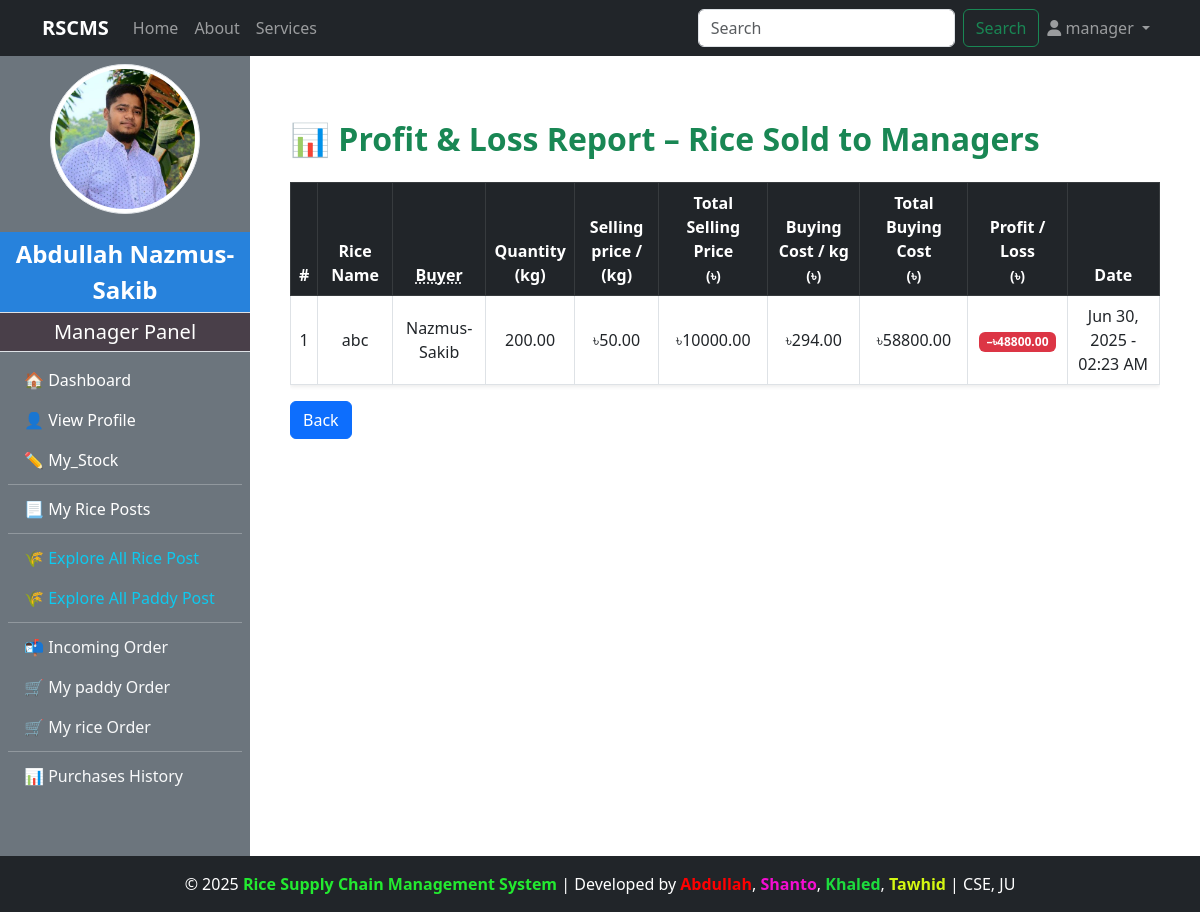
Page /manager/profit_loss_report_for_rice_to_manager/ (signed in) on the earlier database version.
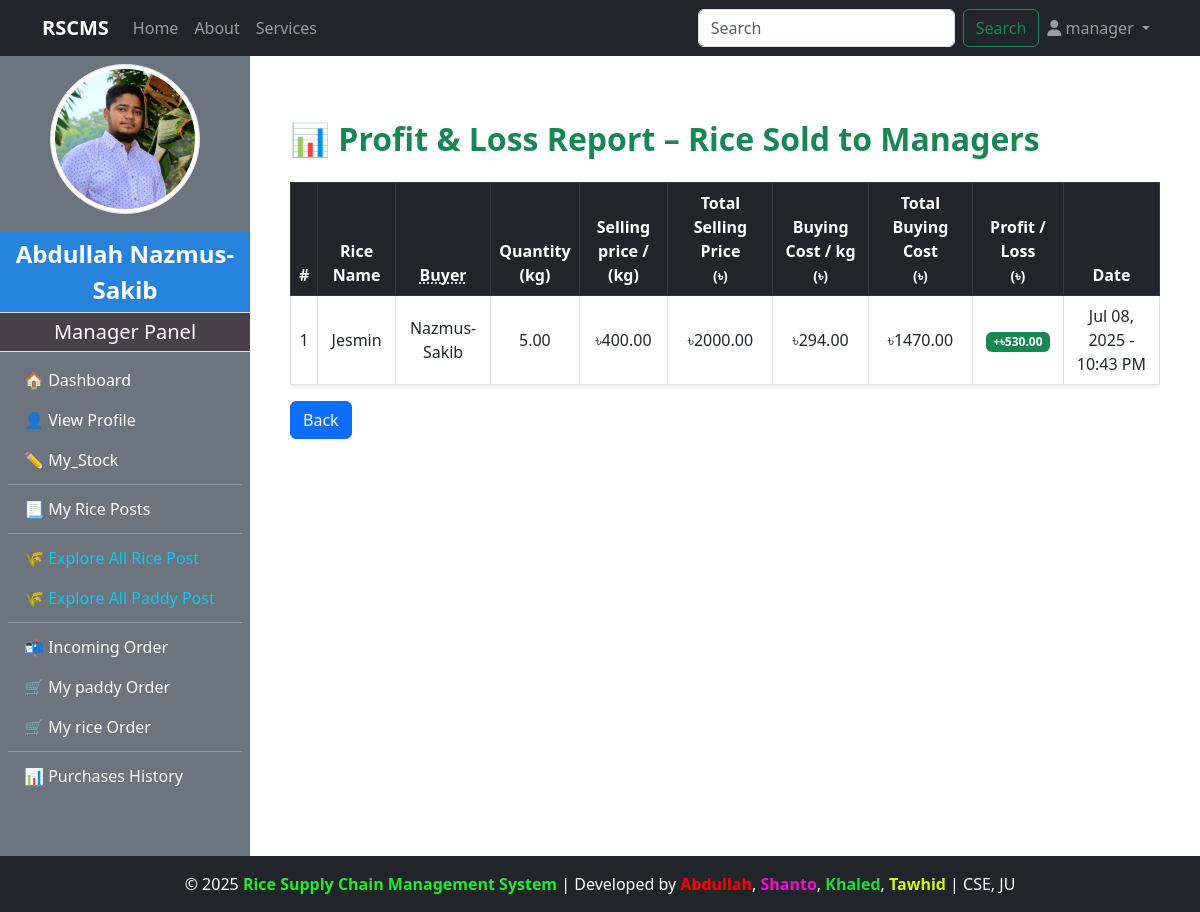
Same page on the later database version.
### manager/models.py (models this page shows, shortened)
class PurchaseRice(models.Model):
    STATUS_CHOICES = [
        ('Pending', 'Pending'),
        ('Accepted', 'Accepted'),
        ('Shipping', 'Shipping'),
        ('Delivered', 'Delivered'),
        ('Successful', 'Successful'),
        ('Cancelled', 'Cancelled'),
    ]
    manager = models.ForeignKey(CustomUser, on_delete=models.CASCADE)
    rice = models.ForeignKey(RicePost, on_delete=models.CASCADE, related_name="PurchaseRice")
    quantity_purchased = models.FloatField()
    total_price = models.DecimalField(max_digits=10, decimal_places=2)
    profit_or_loss = models.FloatField(null=True, blank=True)
    delivery_cost = models.DecimalField(max_digits=6, decimal_places=2, default=0)
    is_confirmed = models.BooleanField(default=False)
    payment = models.BooleanField(default=False)
    status = models.CharField(max_length=20, choices=STATUS_CHOICES, default='Pending')  # ✅ Add this line
    purchase_date = models.DateTimeField(auto_now_add=True)

class RicePost(models.Model):
    manager = models.ForeignKey(CustomUser,on_delete=models.CASCADE, limit_choices_to={'role':'manager'},related_name="managerPost")
    rice_name = models.CharField(max_length=200, blank=True, null=True)
    quality = models.CharField(max_length=100)
    quantity_kg = models.FloatField()
    price_per_kg = models.DecimalField(max_digits=6, decimal_places=2)
    description = models.TextField()
    is_sold = models.BooleanField(default=False)
    rice_image = models.ImageField(upload_to="rice_image/",blank=True,null=True)
    created_at = models.DateTimeField(auto_now_add=True)

class ManagerProfile(models.Model):
    user = models.OneToOneField(CustomUser,on_delete=models.CASCADE,limit_choices_to={'role':'manager'},related_name="managerprofile")
    full_name = models.CharField(max_length=100)
    phone_number = models.CharField(max_length=11)
    transaction_password = models.CharField(blank=True)
    address = models.TextField()
    mill_name = models.CharField(max_length=100)
    mill_location = models.TextField()
    profile_image = models.ImageField(upload_to="manager_profile/",blank=True,null=True)
    experience_year = models.PositiveIntegerField(blank=True, null=True)
    bio = models.TextField(blank=True)
    created_at = models.DateTimeField(auto_now_add=True)

class RiceStock(models.Model):
    manager = models.ForeignKey(
        CustomUser,
        on_delete=models.CASCADE,
        limit_choices_to={'role': 'manager'},
        related_name='rice_stock'
    )
    rice_name = models.CharField(max_length=100)
    quality = models.CharField(max_length=100, blank=True, null=True)
    rice_type = models.CharField(max_length=100, blank=True, null=True)
    stock_quantity = models.FloatField(help_text='In kg')
    total_price = models.DecimalField(
        max_digits=10,
        decimal_places=2,
        default=0,
        help_text="Total value of current stock"
    )
    average_price_per_kg = models.DecimalField(
        max_digits=6,
        decimal_places=2,
        default=0.00
    )
    description = models.TextField(blank=True, null=True)
    is_active = models.BooleanField(default=True)
    created_at = models.DateTimeField(auto_now_add=True)
    updated_at = models.DateTimeField(auto_now=True)
    class Meta:
        verbose_name = "Rice Stock"
        verbose_name_plural = "Rice Stocks"

### manager/views.py (the view)
# urls.py: path("profit_loss_report_for_rice_to_manager/",views.profit_loss_report_for_rice_to_manager,name="profit_loss_report_for_rice_to_manager"),
@login_required(login_url="login")
@user_passes_test(check_manager_and_admin)
def profit_loss_report_for_rice_to_manager(request):
    selling_rice_to_manager = PurchaseRice.objects.filter(
        rice__manager=request.user, status="Successful"
    ).order_by("-purchase_date")
    Owner_manager = PurchaseRice.objects.filter(
        manager=request.user, status="Successful"
    ).order_by("-purchase_date")
    report_data = []
    for selling in Owner_manager:
        selling_rice = RiceStock.objects.get(manager=selling.manager,rice_name = selling.rice.rice_name)
        buying_price_per_kg = selling_rice.average_price_per_kg
        for row in selling_rice_to_manager:
            if row.manager.managerprofile.full_name == selling.rice.manager.managerprofile.full_name:
                try:
                    stock = RiceStock.objects.get( rice_name=row.rice.rice_name)
                    cost_per_kg = stock.average_price_per_kg
                except RiceStock.DoesNotExist:
                    cost_per_kg = Decimal('0.00')
                quantity = Decimal(str(row.quantity_purchased))
                total_cost = buying_price_per_kg * quantity
                selling_price = Decimal(str(row.total_price)) -Decimal(str(row.delivery_cost))
                print(buying_price_per_kg)
                selling_price_per_kg = selling_price / quantity
                profit_or_loss = selling_price - total_cost
                profit_or_loss_abs = abs(profit_or_loss)
                report_data.append({
                    "row": row,
                    "cost_per_kg": selling_rice.average_price_per_kg,
                    "selling_price":selling_price,
                    "selling_price_per_kg":selling_price_per_kg,
                    "total_cost": total_cost,
                    "profit_or_loss": profit_or_loss,
                    "profit_or_loss_abs": profit_or_loss_abs
                })
                context = {
                    "check":1,
                    "report_data": report_data,
                }
                return render(request, "manager/stock/profit_loss_report.html",context)

### admin_panel/context_processors.py (called while the page is built)
def admin_profile(request):
    if request.user.is_authenticated:
        try:
            admin = AdminProfile.objects.get(user=request.user)
            return {'admin': admin}
        except AdminProfile.DoesNotExist:
            return {}
    return {}

### customer/context_processors.py (called while the page is built)
def customer_profile(request):
    if request.user.is_authenticated:
        try:
            customer = CustomerProfile.objects.get(user=request.user)
            return {'customer': customer}
        except CustomerProfile.DoesNotExist:
            return {}
    return {}

### manager/context_processors.py (called while the page is built)
def manager_profile(request):
    if request.user.is_authenticated:
        try:
            manager = ManagerProfile.objects.get(user=request.user)
            return {'manager': manager}
        except ManagerProfile.DoesNotExist:
            return {}
    return {}

### manager/views.py (called while the page is built)
def check_manager_and_admin(user):
    return user.is_authenticated and user.role in ['manager','admin']

### manager/templates/manager/stock/profit_loss_report.html (shortened to what this page needs)
{% extends 'base.html' %}
{% load humanize %}
{% block content %}
{% if check == 1 %}
<div class="container mt-5">
    <h2 class="mb-4 text-success fw-bold">
        📊 Profit & Loss Report – Rice Sold to Managers
    </h2>
    {% if report_data %}
        <div class="table-responsive">
            <table class="table table-bordered table-hover shadow-sm align-middle text-center">
                <thead class="table-dark">
                    <tr>
                        <th>#</th>
                        <th>Rice Name</th>
                        <th><abbr title="Manager who bought the rice">Buyer</abbr></th>
                        <th>Quantity<br>(kg)</th>
                        <th>Selling price / <br>(kg)</th>
                        <th>Total Selling Price<br><small>(৳)</small></th>
                        <th>
                           Buying Cost / kg<br><small>(৳)</small>
                        </th>
                        <th>
                            Total Buying Cost<br><small>(৳)</small>
                        </th>
                        <th>Profit / Loss<br><small>(৳)</small></th>
                        <th>Date</th>
                    </tr>
                </thead>
                <tbody>
                    {% for item in report_data %}
                    <tr>
                        <td>{{ forloop.counter }}</td>
                        <td>{{ item.row.rice.rice_name }}</td>
                        <td>{{ item.row.manager.managerprofile.full_name }}</td>
                        <td>{{ item.row.quantity_purchased|floatformat:2 }}</td>
                        <td>৳{{ item.selling_price_per_kg|floatformat:2 }}</td>
                        <td>৳{{ item.selling_price|floatformat:2 }}</td>
                        <td>৳{{ item.cost_per_kg|floatformat:2 }}</td>
                        <td>৳{{ item.total_cost|floatformat:2 }}</td>
                        <td>
                            {% if item.profit_or_loss > 0 %}
                                <span class="badge bg-success">+৳{{ item.profit_or_loss_abs|floatformat:2 }}</span>
                            {% elif item.profit_or_loss < 0 %}
                                <span class="badge bg-danger">–৳{{ item.profit_or_loss_abs|floatformat:2 }}</span>
                            {% else %}
                                <span class="badge bg-secondary">৳0</span>
                            {% endif %}
                        </td>
                        <td>{{ item.row.purchase_date|date:"M d, Y - h:i A" }}</td>
                    </tr>
                    {% endfor %}
                </tbody>
            </table>
        </div>
    {% else %}
        <div class="alert alert-info text-center shadow-sm">
            No rice has been sold yet to generate a profit or loss report.
        </div>
    {% endif %}
    <a href="{% url 'manager_stock_management' %}  " class="btn btn-primary">Back</a>
</div>
{% endif %}
{% endblock %}

Differences in the rows shown:
no longer on this page (row edited): PurchaseRice: row.rice.rice_name "abc", row.manager.managerprofile.full_name "Nazmus-Sakib", row.quantity_purchased "200.00", selling_price_per_kg "50.00", selling_price "10000.00", cost_per_kg "294.00", total_cost "58800.00", profit_or_loss_abs "48800.00", row.purchase_date "Jun 30, 2025 - 02:23 AM"
added PurchaseRice: row.rice.rice_name "Jesmin", row.manager.managerprofile.full_name "Nazmus-Sakib", row.quantity_purchased "5.00", selling_price_per_kg "400.00", selling_price "2000.00", cost_per_kg "294.00", total_cost "1470.00", profit_or_loss_abs "530.00", row.purchase_date "Jul 08, 2025 - 10:43 PM"
